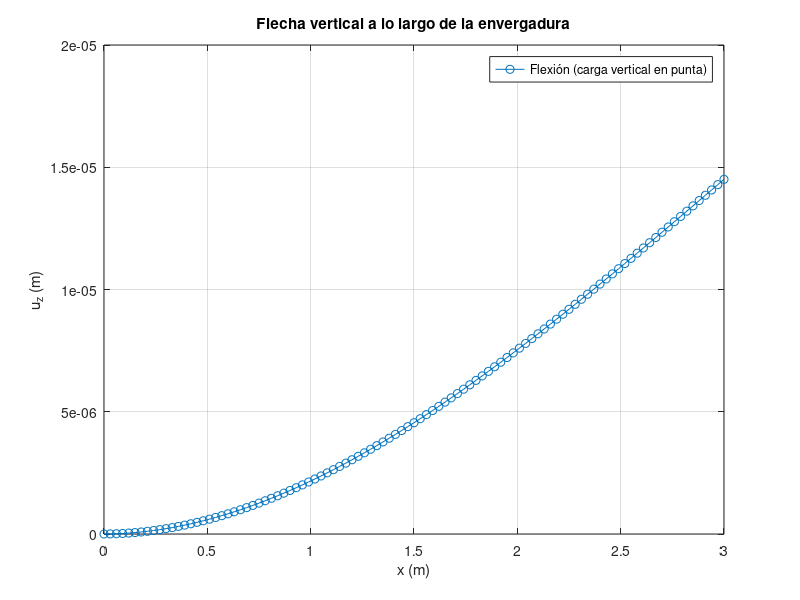
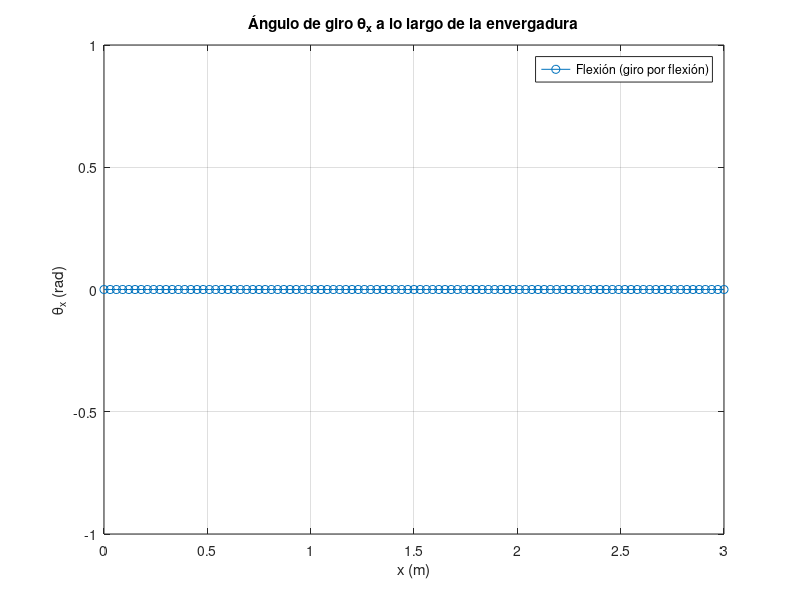
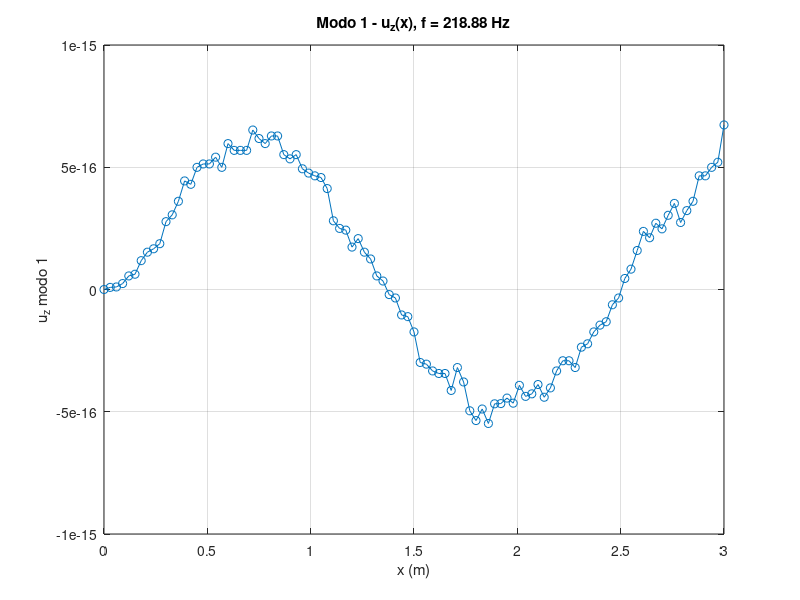
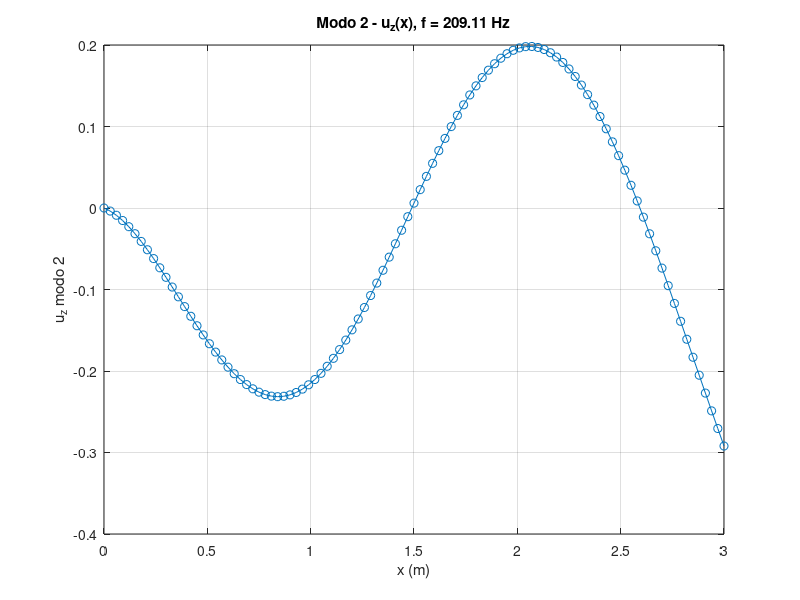

These figures' MATLAB source, in order:
%% PART I - BEAM MODELLING
% Martí Gay
% Pau Cornudella
%--------------------
clear; close all;clc;
%--------------------

%% OPCIONES DEL PROBLEMA

problem_type = 1;   % 1 = flexión (fuerza vertical en la punta), 2 = torsión (momento en la punta)
Nm = 6;             % número de modos propios a calcular

%% DATOS DE MATERIAL Y SECCIÓN

E = 71e9;           % Módulo de Young [Pa]
nu = 0.33;          % Coeficiente de Poisson [-]
G = E/(2*(1+nu));   % Módulo cortante [Pa]
rho = 2300;         % Densidad [kg/m^3]

A  = 0.0062;        % Área de la sección [m^2]
Iy = 8.801e-6;      % Momento de inercia respecto a y [m^4]
Iz = 8.069e-5;      % Momento de inercia respecto a z [m^4]
J  = 8.949e-5;      % Módulo de torsión [m^4]

ky = 0.5457;        % factor de cortante en dirección y
kz = 0.1767;        % factor de cortante en dirección z
kt = 0.2920;        % factor de corrección en torsión

%% CARGA DE LA MALLA (NODOS Y ELEMENTOS)

% Cargamos el archivo 'beam.mat' que contiene:
%   xn : matriz de coordenadas nodales [N_nodes x 3]
%   Tn : conectividades de elementos [N_elements x 2]
%   Tm : "material" de cada elemento [N_elements x 1] (aquí solo 1 tipo)
load('beam.mat','xn','Tn','Tm');

N_nodes    = size(xn,1);   % número total de nodos
N_elements = size(Tn,1);   % número total de elementos

%% CONDICIONES DE CONTORNO (DESPLAZAMIENTOS PRESCRITOS)

% Cada fila: [valor_prescrito  nº_nodo  nº_DOF]
% DOFs por nodo: 1:ux, 2:uy, 3:uz, 4:θx, 5:θy, 6:θz
% Aquí: empotramos completamente el nodo 1 (los 6 DOFs a 0)
Up = [0 1 1;
      0 1 2;
      0 1 3;
      0 1 4;
      0 1 5;
      0 1 6];

%% CARGAS CONCENTRADAS
% Cada fila de Fe: [valor  nº_nodo  nº_DOF]
% Aplicamos una carga en la punta (último nodo)
switch problem_type
    case 1
        % Flexión: fuerza vertical (u_z) en el último nodo
        Fe = [1 N_nodes 3];   % 1 N, nodo N_nodes, DOF 3 (uz)
    case 2
        % Torsión: momento alrededor de x (θ_x) en el último nodo
        Fe = [1 N_nodes 4];   % 1 Nm, nodo N_nodes, DOF 4 (θx)
end

%% ORIENTACIÓN LOCAL DE LA VIGA

% Vector j de referencia para orientar el eje local "y" de la viga.
% Aquí lo tomamos simplemente hacia el eje global Y (0,1,0).
j_orientations = [0 1 0];  % mismo para todos los elementos

%% VECTORES DE PROPIEDADES (POR SI HUBIERA VARIOS MATERIALES)

% En este ejemplo solo hay un material y una sección,
% pero lo dejamos en forma de vector por si se extiende.
E_vector  = E;
G_vector  = G;
A_vector  = A;
Iy_vector = Iy;
Iz_vector = Iz;
J_vector  = J;
ky_vector = ky;
kz_vector = kz;
kt_vector = kt;
rho_vector = rho;

%% ENSAMBLAJE DE MATRICES GLOBALES K Y M

Ndof = 6 * N_nodes;        % nº total de grados de libertad
K = zeros(Ndof,Ndof);      % matriz de rigidez global [Ndof x Ndof]
M = zeros(Ndof,Ndof);      % matriz de masa global [Ndof x Ndof]

% Bucle sobre todos los elementos
for e = 1:N_elements
    
    %-------------------------------------------------
    % 1) OBTENER NODOS DEL ELEMENTO Y SU GEOMETRÍA
    %-------------------------------------------------
    node1 = Tn(e,1);           % nodo inicial del elemento
    node2 = Tn(e,2);           % nodo final del elemento
    
    x1 = xn(node1,:);          % coordenadas del nodo 1 [x y z]
    x2 = xn(node2,:);          % coordenadas del nodo 2 [x y z]
    
    v = x2 - x1;               % vector del elemento en global
    L = norm(v);               % longitud del elemento
    
    %-------------------------------------------------
    % 2) SISTEMA DE COORDENADAS LOCAL (i, j, k)
    %-------------------------------------------------
    i_vec = (v / L).';                  % eje local x (columna 3x1)
    
    j_ref = j_orientations.';          % vector de referencia (0,1,0)^T
    j_ref = j_ref / norm(j_ref);       % lo normalizamos
    
    k_vec = cross(i_vec, j_ref);       % eje local z = i × j
    k_vec = k_vec / norm(k_vec);       % normalizamos k
    
    j_vec = cross(k_vec, i_vec);       % eje local y corregido = k × i
    
    %-------------------------------------------------
    % 3) MATRIZ DE ROTACIÓN 3x3 Y AMPLIACIÓN A 12x12
    %-------------------------------------------------
    Rp = [i_vec, j_vec, k_vec];        % matriz 3x3: columnas = ejes locales
    
    % Rotación para 1 nodo (6 DOF: 3 despl + 3 giros)
    Rp6 = [Rp         zeros(3,3);      % traslaciones
           zeros(3,3) Rp       ];      % rotaciones
    
    % Rotación para el elemento completo (2 nodos = 12 DOF)
    Re = blkdiag(Rp6, Rp6);            % matriz 12x12
    
    %-------------------------------------------------
    % 4) MATRICES DE RIGIDEZ DEL ELEMENTO EN COORD. LOCALES
    %    (FORMULACIÓN Timoshenko MUY resumida: axial, flexión,
    %     cortante y torsión. Usamos tu misma estructura Ba, Bb, Bs, Bt)
    %-------------------------------------------------
    
    % Recuperamos propiedades del "material" del elemento (aquí todo 1)
    mat_id = Tm(e,1);                  % índice de material
    E_e  = E_vector(mat_id);
    G_e  = G_vector(mat_id);
    A_e  = A_vector(mat_id);
    Iy_e = Iy_vector(mat_id);
    Iz_e = Iz_vector(mat_id);
    J_e  = J_vector(mat_id);
    ky_e = ky_vector(mat_id);
    kz_e = kz_vector(mat_id);
    kt_e = kt_vector(mat_id);
    rho_e = rho_vector(mat_id);
    
    % ------- AXIAL (Ka) -------
    % Deformación axial ~ derivada de desplazamiento axial
    Nx = [-1/L, 1/L];                  % derivadas de las funciones de forma
    Ba = [Nx(1) 0     0     0 0 0  Nx(2) 0     0     0 0 0];  % 1x12
    Ca = E_e * A_e;                    % rigidez axial EA
    Ka = L * (Re.' * (Ba.' * Ca * Ba) * Re);  % 12x12
    
    % ------- FLEXIÓN (Kb) -------
    % Matriz Bb: relaciona curvaturas con giros (simplificación)
    Bb = [ 0 0 0  0 Nx(1) 0  0 0 0  0 Nx(2) 0 ;   % flexión en un plano
           0 0 0  0 0 Nx(1) 0 0 0  0 0 Nx(2) ];  % flexión en otro plano
    
    Cb = E_e * [Iy_e 0;                    % rigidez flexión
                0    Iz_e];
    
    Kb = L * (Re.' * (Bb.' * Cb * Bb) * Re);  % 12x12
    
    % ------- CORTANTE (Ks) -------
    % Muy simplificado usando un solo punto de Gauss "N_Gauss"
    N_Gauss = 0.5;                         % valor simple (no crítico aquí)
    Bs = [0 Nx(1) 0  0 0 -N_Gauss  0 Nx(2) 0  0 0 -N_Gauss;  % cortante
          0 0 Nx(1) 0 N_Gauss 0    0 0 Nx(2) 0 N_Gauss 0];
    
    Cs = G_e * A_e * [ky_e 0;              % rigidez cortante
                      0    kz_e];
    
    Ks = L * (Re.' * (Bs.' * Cs * Bs) * Re);  % 12x12
    
    % ------- TORSIÓN (Kt) -------
    Bt = [0 0 0 Nx(1) 0 0  0 0 0 Nx(2) 0 0];  % relación torsión-curvatura
    Ct = G_e * J_e * kt_e;                    % rigidez torsión
    Kt = L * (Re.' * (Bt.' * Ct * Bt) * Re);  % 12x12
    
    % Rigidez total del elemento
    Ke = Ka + Kb + Ks + Kt;                   % 12x12
    
    %-------------------------------------------------
    % 5) MATRIZ DE MASA DEL ELEMENTO (CONSISTENTE)
    %    Usamos integración numérica sencilla con 2 puntos de Gauss.
    %-------------------------------------------------
    
    % Matriz de densidades equivalentes (masa por desplazamiento/rotación)
    rho_mat = rho_e * [ A_e 0   0   0   0    0;
                        0   A_e 0   0   0    0;
                        0   0   A_e 0   0    0;
                        0   0   0   J_e 0    0;
                        0   0   0   0   Iy_e 0;
                        0   0   0   0   0    Iz_e ];
    
    % Puntos de Gauss y pesos para integrar en el elemento
    Xi = [-1/sqrt(3); 1/sqrt(3)];       % coordenadas en el elemento
    w  = [1; 1];                        % pesos
    
    Me = zeros(12,12);                  % inicializamos masa del elemento
    
    % Integramos suma(w * N' * rho_mat * N) * L/2
    for k = 1:2
        
        % Funciones de forma lineales en 1D
        N1 = (1 - Xi(k))/2;
        N2 = (1 + Xi(k))/2;
        
        % Matriz de forma 6x12 (tres despl + tres giros en dos nodos)
        Nmat = [N1 0  0  0  0  0  N2 0  0  0  0  0;
                0  N1 0  0  0  0  0  N2 0  0  0  0;
                0  0  N1 0  0  0  0  0  N2 0  0  0;
                0  0  0  N1 0  0  0  0  0  N2 0  0;
                0  0  0  0  N1 0  0  0  0  0  N2 0;
                0  0  0  0  0  N1 0  0  0  0  0  N2];
        
        % Aportación de este punto de Gauss a la matriz de masa
        Me = Me + (w(k) * L / 2) * (Re.' * (Nmat.' * rho_mat * Nmat) * Re);
    end
    
    %-------------------------------------------------
    % 6) ENSAMBLAJE A MATRICES GLOBALES
    %-------------------------------------------------
    
    % Vector de índices globales de los 12 DOFs del elemento
    Idof = zeros(12,1);                 % inicializamos
    for j = 1:6                          % 6 DOFs por nodo
        Idof(j)   = 6*(node1-1) + j;    % DOFs del nodo 1
        Idof(6+j) = 6*(node2-1) + j;    % DOFs del nodo 2
    end
    
    % Sumar rigidez y masa del elemento a las matrices globales
    K(Idof,Idof) = K(Idof,Idof) + Ke;
    M(Idof,Idof) = M(Idof,Idof) + Me;
end

%% VECTOR DE FUERZAS GLOBAL (SOLO FUERZAS CONCENTRADAS)

f = zeros(Ndof,1);                      % vector de fuerzas global

% Rellenamos f a partir de Fe
for q = 1:size(Fe,1)
    valor = Fe(q,1);                    % magnitud de la fuerza
    nodo  = Fe(q,2);                    % nodo donde se aplica
    dof   = Fe(q,3);                    % DOF local (1..6)
    
    iglob = 6*(nodo-1) + dof;           % índice global del DOF
    f(iglob) = f(iglob) + valor;        % sumamos la fuerza
end

%% APLICAR CONDICIONES DE CONTORNO

u = zeros(Ndof,1);                      % vector de desplazamientos globales

% Lista de DOFs prescritos (Ip) y asignación de sus valores
Ip = zeros(size(Up,1),1);              % inicializamos
for p = 1:size(Up,1)
    valor = Up(p,1);                    % valor impuesto (aquí 0)
    nodo  = Up(p,2);                    % nodo
    dof   = Up(p,3);                    % DOF
    
    iglob = 6*(nodo-1) + dof;           % índice global
    Ip(p) = iglob;                      % guardamos DOF fijo
    u(iglob) = valor;                   % asignamos desplazamiento
end

% DOFs libres = todos los DOFs menos los fijados
todos = 1:Ndof;                         % vector [1 2 ... Ndof]
If = setdiff(todos, Ip);                % DOFs libres

%% RESOLVER PROBLEMA ESTÁTICO

% Sistema reducido: K_ff * u_f = f_f - K_fp * u_p
Kff = K(If,If);                         % submatriz libre-libre
Kfp = K(If,Ip);                         % submatriz libre-fijo
ff  = f(If);                            % fuerzas en DOFs libres
up  = u(Ip);                            % desplazamientos prescritos

% Calculamos u_f
uf = Kff \ (ff - Kfp*up);               % resolución del sistema lineal

% Insertamos u_f en el vector global u
u(If) = uf;                             % completamos el vector de desplazamientos

% Reacciones en apoyos (opcional)
f_reac = K*u - f;                       % reacciones en todos los DOFs

%% ANÁLISIS MODAL

% Queremos resolver: K_ff * phi = lambda * M_ff * phi
Kff = K(If,If);                         % rigidez reducida
Mff = M(If,If);                         % masa reducida

% Usamos eigs para obtener los Nm menores autovalores
% (si hay problema de convergencia se puede usar eig, pero es más caro)
[Vec, D] = eigs(Kff, Mff, Nm, 'SM');    % 'SM' = smallest magnitude

% Inicializamos matrices de modos y frecuencias
Phi   = zeros(Ndof, Nm);               % modos completos (incluye fijados = 0)
lambda = zeros(Nm,1);                  % autovalores
freq   = zeros(Nm,1);                  % frecuencias en Hz

for k = 1:Nm
    
    v_k = Vec(:,k);                    % modo reducido (solo DOFs libres)
    
    % Normalizamos el modo con respecto a la masa: v^T Mff v = 1
    norma_masa = sqrt(v_k' * Mff * v_k);
    v_k = v_k / norma_masa;
    
    % Metemos el modo en el vector global Phi(:,k)
    Phi(If,k) = v_k;                   % DOFs libres
    Phi(Ip,k) = 0;                     % DOFs fijados = 0
    
    % Autovalor correspondiente
    lambda(k) = D(k,k);                % lambda = omega^2
    
    % Frecuencia natural en Hz
    omega = sqrt(lambda(k));           % pulsación [rad/s]
    freq(k) = omega / (2*pi);          % frecuencia [Hz]
end

%% EXTRAER DESPLAZAMIENTOS ÚTILES PARA GRÁFICAS

% Flecha vertical u_z en cada nodo
u_z = zeros(N_nodes,1);
theta_x = zeros(N_nodes,1);

for i = 1:N_nodes
    u_z(i)     = u(3 + 6*(i-1));       % DOF 3 de cada nodo = u_z
    theta_x(i) = u(4 + 6*(i-1));       % DOF 4 de cada nodo = θ_x
end

%% GUARDAR RESULTADOS

save('beam_matrices.mat','K','M');      % guardamos matrices globales
save('beam_results.mat','u','freq','Phi'); % guardamos resultados básicos

%% GRÁFICAS DE RESPUESTA ESTÁTICA

figure;
plot(xn(:,1), u_z, '-o');               % deformada vertical a lo largo de x
grid on;
title('Flecha vertical a lo largo de la envergadura');
xlabel('x (m)');
ylabel('u_z (m)');
switch problem_type
    case 1
        legend('Flexión (carga vertical en punta)','Location','best');
    case 2
        legend('Respuesta con carga de torsión','Location','best');
end

figure;
plot(xn(:,1), theta_x, '-o');           % giro θ_x a lo largo de x
grid on;
title('Ángulo de giro \theta_x a lo largo de la envergadura');
xlabel('x (m)');
ylabel('\theta_x (rad)');
switch problem_type
    case 1
        legend('Flexión (giro por flexión)','Location','best');
    case 2
        legend('Torsión (momento en punta)','Location','best');
end

%% GRÁFICAS DE MODOS (OPCIONAL: SOLO ALGUNOS)

for k = 1:Nm
    % Extraemos u_y, u_z y θ_x del modo k
    u_y_modal    = zeros(N_nodes,1);
    u_z_modal    = zeros(N_nodes,1);
    theta_x_modal = zeros(N_nodes,1);
    
    for i = 1:N_nodes
        u_y_modal(i)     = Phi(2 + 6*(i-1), k);
        u_z_modal(i)     = Phi(3 + 6*(i-1), k);
        theta_x_modal(i) = Phi(4 + 6*(i-1), k);
    end
    
    % Graficamos u_z del modo k
    figure;
    plot(xn(:,1), u_z_modal, '-o');
    grid on;
    title(['Modo ', num2str(k), ' - u_z(x), f = ', num2str(freq(k),'%.2f'), ' Hz']);
    xlabel('x (m)');
    ylabel(['u_z modo ', num2str(k)]);
end
